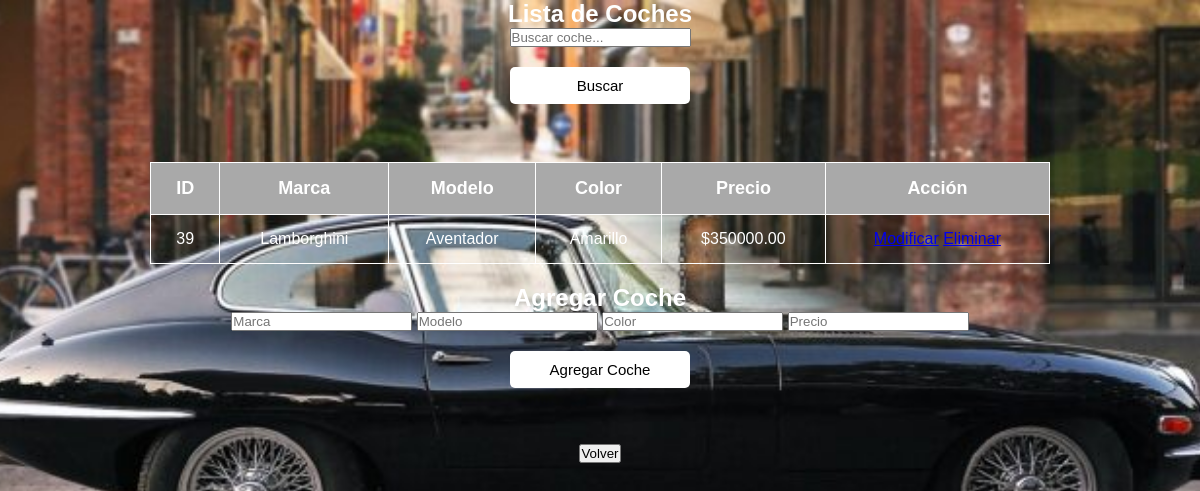
Screenshot of /admin_coches.php?buscar=Lamborghini (signed in) with the database file from the repository.
### tables this page shows
CREATE TABLE `coches` (
  `id_coche` int(10) unsigned NOT NULL AUTO_INCREMENT,
  `modelo` varchar(50) NOT NULL,
  `marca` varchar(50) NOT NULL,
  `color` varchar(30) NOT NULL,
  `precio` decimal(10,2) NOT NULL,
  `alquilado` tinyint(1) NOT NULL DEFAULT '0',
  `foto` varchar(100) NOT NULL,
  `id_vendedor` int(11) NOT NULL,
  PRIMARY KEY (`id_coche`)
);

### admin_coches.php (the view, shortened to what this page needs)
<?php
include 'db.php';
?>
<!DOCTYPE html>
<html lang="es">
<head>
    <link rel="stylesheet" type="text/css" href="estilo.css">
</head>
<body>
    <h2>Lista de Coches</h2>
    <form method="GET">
        <input type="text" name="buscar" placeholder="Buscar coche...">
        <button type="submit">Buscar</button>
    </form><br>
    <?php
    $where = "";
    if (isset($_GET['buscar']) && !empty($_GET['buscar'])) {
        $busqueda = htmlspecialchars($_GET['buscar']);
        $where = "WHERE marca LIKE '%$busqueda%' OR modelo LIKE '%$busqueda%' OR color LIKE '%$busqueda%'";
    }
    $sql = "SELECT id_coche, marca, modelo, color, precio FROM coches $where";
    $result = mysqli_query($conexion, $sql);
    if (mysqli_num_rows($result) > 0) {
        echo "<table border='1'>
                <tr>
                    <th>ID</th>
                    <th>Marca</th>
                    <th>Modelo</th>
                    <th>Color</th>
                    <th>Precio</th>
                    <th>Acción</th>
                </tr>";
        while ($row = mysqli_fetch_assoc($result)) {
            echo "<tr>
                    <td>{$row['id_coche']}</td>
                    <td>{$row['marca']}</td>
                    <td>{$row['modelo']}</td>
                    <td>{$row['color']}</td>
                    <td>\${$row['precio']}</td>
                   <td>
                        <a href='editar_coche.php?id={$row['id_coche']}' class='accion-boton accion-modificar'>Modificar</a>
                        <a href='borrar_coche.php?id={$row['id_coche']}' class='accion-boton accion-eliminar'>Eliminar</a>
                   </td>
                  </tr>";
        }
        echo "</table>";
    } else {
        echo "<p>No hay coches registrados.</p>";
    }
    ?>
    <h2>Agregar Coche</h2>
    <form method="POST">
        <input type="text" name="marca" placeholder="Marca" required>
        <input type="text" name="modelo" placeholder="Modelo" required>
        <input type="text" name="color" placeholder="Color" required>
        <input type="number" name="precio" placeholder="Precio" required>
        <button type="submit" name="agregar">Agregar Coche</button>
    </form>
    ?><br><br>
    <form action="index.php" method="post">
            <input type="submit" value="Volver">
        </form>
</body>
</html>

### estilo.css (style rules this page uses)
* { margin: 0; padding: 0; box-sizing: border-box; }
body { font-family: 'Poppins', Arial, Helvetica, sans-serif; background-color: #D3D3D3; background-image: url('img/imagenfondo.jpg'); background-size: cover; background-repeat: no-repeat; background-position: center; background-attachment: fixed; color: white; text-align: center; }
table { margin: 20px auto; border-collapse: collapse; width: 90%; max-width: 900px; }
th, td { padding: 15px; text-align: center; border: 1px solid; }
th { background-color: #A9A9A9; color: white; font-size: 18px; }
button { font-size: 15px; padding: 10px 20px; background-color: white; color: black; border: none; border-radius: 5px; cursor: pointer; width: 15%; display: block; margin: 20px auto; }

### rows the page displays
coches: id_coche "39", marca "Lamborghini", modelo "Aventador", color "Amarillo", precio "350000.00"
